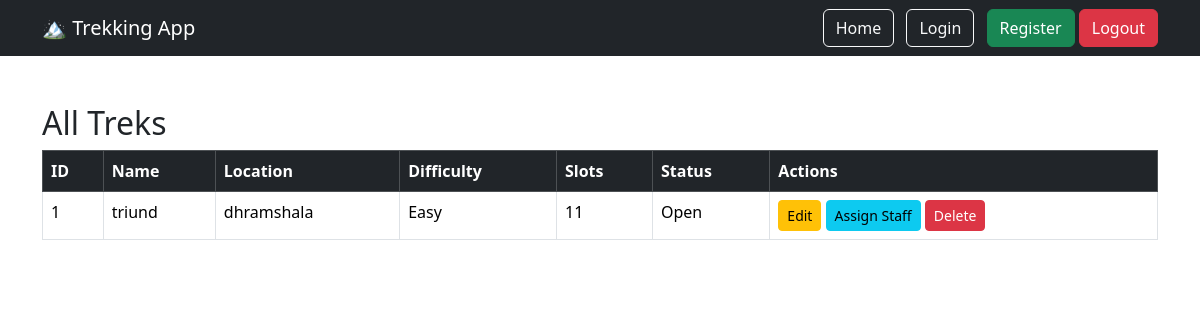
Before: /admin/treks with the older database file.
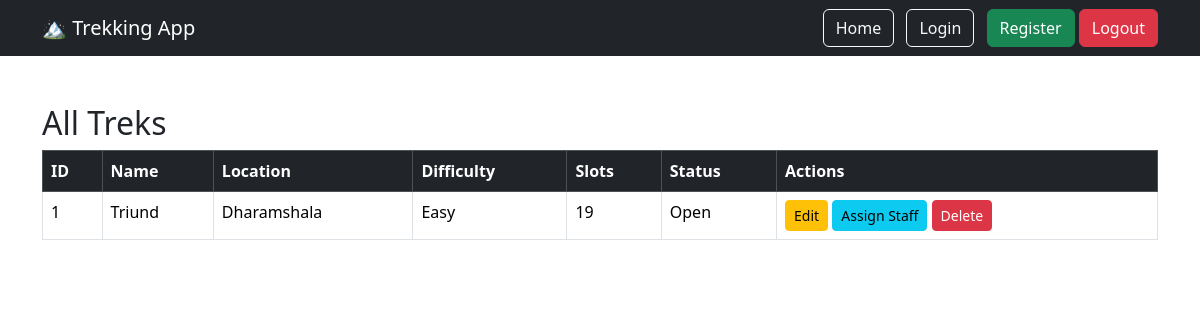
After: the same page with the newer database file.
### models/trek.py (models this page shows)
class Trek(db.Model):
    __tablename__ = "treks"
    id = db.Column( db.Integer, primary_key=True)
    name = db.Column( db.String(100) , nullable=False)
    location = db.Column(db.String(100), nullable=False)
    difficulty = db.Column(db.String(20), nullable=False)
    duration = db.Column( db.Integer , nullable=False)
    slots = db.Column( db.Integer , nullable=False)
    start_date = db.Column( db.Date, nullable=False)
    end_date = db.Column( db.Date , nullable=False)
    status = db.Column( db.String(30), default="Open")
    staff_id = db.Column( db.Integer, db.ForeignKey("users.id"), nullable=True)

### routes/admin.py (the view)
@admin.route("/admin/treks")
def view_treks():
    treks = Trek.query.all()
    return render_template(
        "admin/all_treks.html",
        treks=treks
    )

### templates/admin/all_treks.html
{% extends "base.html" %}
{% block content %}
<h2>All Treks</h2>
<table class="table table-bordered table-hover">
    <thead class="table-dark">
        <tr>
            <th>ID</th>
            <th>Name</th>
            <th>Location</th>
            <th>Difficulty</th>
            <th>Slots</th>
            <th>Status</th>
            <th>Actions</th>
        </tr>
    </thead>
    <tbody>
        {% for trek in treks %}
        <tr>
            <td>{{ trek.id }}</td>
            <td>{{ trek.name }}</td>
            <td>{{ trek.location }}</td>
            <td>{{ trek.difficulty }}</td>
            <td>{{ trek.slots }}</td>
            <td>{{ trek.status }}</td>
            <td>
                <a href="/admin/edit/{{ trek.id }}" class="btn btn-warning btn-sm">
                    Edit
                </a>
                <a href="/admin/assign/{{ trek.id }}" class="btn btn-info btn-sm">
                    Assign Staff
                </a>
                <a href="/admin/delete/{{ trek.id }}" class="btn btn-danger btn-sm">
                    Delete
                </a>
            </td>
        </tr>
        {% endfor %}
    </tbody>
</table>
{% endblock %}

Changed rows visible on the page:
changed Trek "Easy": name "triund" → "Triund"; location "dhramshala" → "Dharamshala"; slots "11" → "19"
